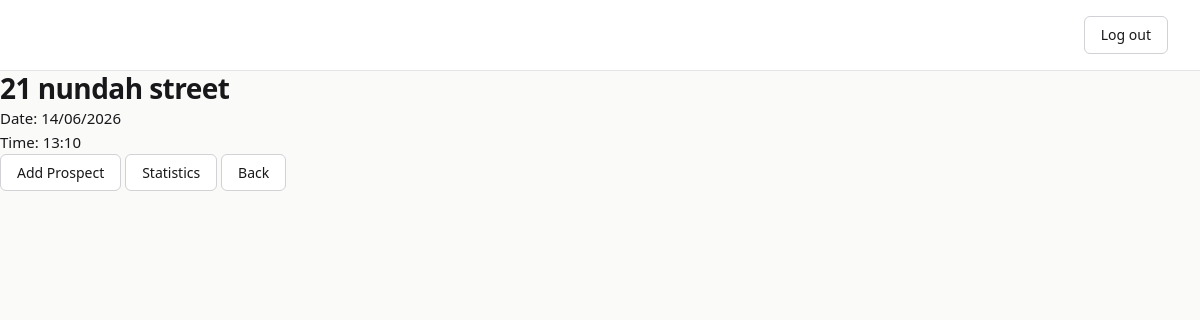
/propertytrack/rentals/1/in-inspection/, run on an earlier commit of the app's database.
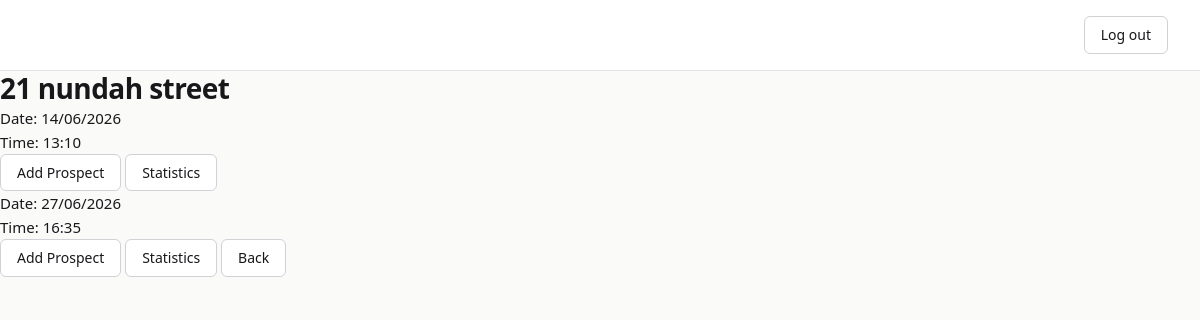
And on a later commit of the database.
### propertytrack/models.py (models this page shows, shortened)
class Inspection(models.Model):
    STATUS_CHOICES = [
        ('scheduled', 'Scheduled'),
        ('in_progress', 'In Progress'),
        ('completed', 'Completed'),
    ]
    rental = models.ForeignKey(Rental, on_delete=models.CASCADE)
    inspection_date = models.DateTimeField()
    notes = models.TextField(blank=True, null=True)
    created_at = models.DateTimeField(auto_now_add=True)
    status = models.CharField(max_length=20, choices=STATUS_CHOICES, default='scheduled')
    def get_status(self):
        now = timezone.now()
        if now < self.inspection_date:
            return 'scheduled'
        elif now > self.inspection_date + timezone.timedelta(hours=2):
            return 'completed'
        else:
            return 'in_progress'

### propertytrack/views.py (the view)
# urls.py: path("rentals/<int:rental_id>/in-inspection/", views.in_inspection, name="in_inspection"),
def in_inspection(request, rental_id):
    rental = get_object_or_404(Rental, id=rental_id)
    inspections = Inspection.objects.filter(rental=rental)
    active = [i for i in inspections if i.get_status() in ['scheduled', 'in_progress']]
    return render(request, 'propertytrack/inspections/in_inspection.html', {'rental': rental, 'inspections': active})

### propertytrack/templates/propertytrack/inspections/in_inspection.html (shortened to what this page needs)
{% load static %}
<!DOCTYPE html>
<html lang="en">
<head>
    <link rel="stylesheet" href="{% static 'propertytrack/styles.css' %}">
</head>
<body>
    <div class="header">
        <form action="{% url 'agents:logout' %}" method="post">
            <button type="submit">Log out</button>
        </form>
    </div>
    <h1>{{ rental.address }}</h1>
    {% for inspection in inspections %}
        <p>Date: {{ inspection.inspection_date|date:"d/m/Y" }}</p>
        <p>Time: {{ inspection.inspection_date|time:"H:i" }}</p>
        <a href="{% url 'prospects:prospect_phone_check' inspection.id %}"><button>Add Prospect</button></a>
        <a href="{% url 'propertytrack:inspection_statistics' inspection.id %}"><button>Statistics</button></a>
    {% endfor %}
    <a href="{% url 'propertytrack:inspection_list' rental.id %}"><button>Back</button></a>
</body>
</html>

What changed in the data, as far as the page shows it:
added Inspection: inspection_date "27/06/2026", inspection_date "16:35"
